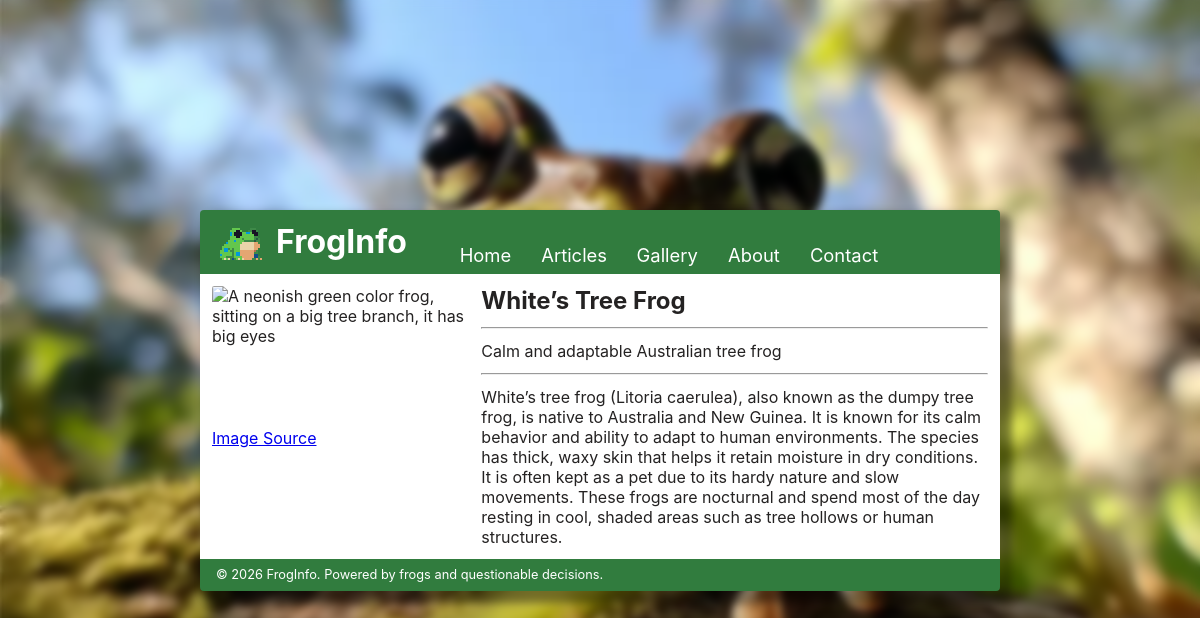
/app/views/content/DIRECTORY/content/article?exec_action=view&id=5, run on the app's committed database.
### tables this page shows
CREATE TABLE frog_articles (
    id INTEGER PRIMARY KEY AUTOINCREMENT,
    title TEXT NOT NULL,
    content TEXT NOT NULL,
    description TEXT NOT NULL,
    viewed_count INTEGER DEFAULT 0,
    image_description TEXT NULL,
    image_source TEXT NULL,
    image TEXT NULL
);

### lib/web-runtime/src/core/router.php (called while the page is built, shortened)
<?php
final class RouteDisplay {
    public function handle(Response $response): void {
        $data = $response->data;
        require $response->response_path;
        exit;
    }
}
?>

### lib/web-runtime/WebRuntime.php (called while the page is built, shortened)
<?php
require_once __DIR__."/src/core/context.php";
require_once __DIR__."/src/core/router.php";
final class WebRuntime {
    public function execute(): void {
        $registry = new RouteRegistry($this->views_dir, $this->base_url, $this->baseuri);
        $route_display = new RouteDisplay();
        $actions = new Actions($this->actions);
        $registry->scan();
        $request = new Request();
        $response_path = $registry->route($request);
        $response = $actions->execute($request, $response_path);
        $route_display->handle($response);
    }
}
?>

### index.php (called while the page is built, shortened)
<?php
require_once __DIR__."/lib/web-runtime/WebRuntime.php";
require_once __DIR__."/app/src/actions.php";
$webruntime = new WebRuntime("ita25siska.ita.voco.ee", __DIR__."/app/views", DIRECTORY, debug_mode: true, actions: [
    new Action("search", ActionType::GET, fn(Request $request) => UnifiedActions::handle_search($request)),
    new Action("view", ActionType::GET, fn(Request $request) => UnifiedActions::view_article($request)),
]);
$webruntime->execute();
?>

### app/src/datastore.php (called while the page is built, shortened)
<?php
final class DataStore {
    private PDO $pdo;
    public function __construct(){
        try {
            $this->pdo = new \PDO("sqlite:".self::DATABASE_LOCATION);
            $this->pdo->exec(file_get_contents(self::DATABASE_SCHEMA));
            $this->pdo->setAttribute(PDO::ATTR_TIMEOUT, 30);
        } catch(\PDOException $e) {
            echo $e->getMessage();
            die(1);
        }
    }
    public function get_frog_by_id(int $id): array|bool {
        $stmt = $this->pdo->prepare("SELECT * FROM frog_articles WHERE id = ?");
        $stmt->execute([(int) $id]);
        return $stmt->fetch(PDO::FETCH_ASSOC);
    }
}
?>

### app/src/actions.php (called while the page is built, shortened)
<?php
require_once "./app/src/datastore.php";
final class UnifiedActions {
    public static function view_article(Request $request): Response {
        $datastore = new DataStore();
        $result = $datastore->get_frog_by_id((int) $request->get["id"]);
        return new Response(200, "./app/views/content/article.php", ["found_result" => true, "result" => $result]);
    }
}
?>

### lib/web-runtime/src/core/action_handler.php (called while the page is built, shortened)
<?php
final class Actions {
    public function execute(Request $request, ?string $response_path): Response {
        if ($request->method === "POST") {$data = $request->post;}
        else {$data = $request->get;}
        foreach($this->actions as $action) {
            if ($action->name === $data["exec_action"] and $action->type->value === $request->method) {
                $func = $action->func;
                $action_result = $func($request);
                return new Response($action_result->http_response_code, $action_result->response_path ?? $response_path, $action_result->data);
            }
        }
        return new Response(302, DIRECTORY."/error", ["msg" => "Error 404, requested action not found"]);
    }
}
?>

### lib/web-runtime/src/core/context.php (called while the page is built, shortened)
<?php
final readonly class Request {
    public function __construct() {
        $this->get = $_GET;
    }
}
?>

### app/views/content/article.php (the view, shortened to what this page needs)
<?php
$data = $data ?? [];
include __DIR__."/../../static/templates/page_start.php";
?>
<?php if(($data["found_result"] ?? false)): ?>
    <section class="article_content">
        <div class="card">
            <img src='<?= $data["result"]["image"] ?? (DIRECTORY."/app/static/assets/broken_image.png") ?>' alt='<?= $data["result"]["image_description"] ?? "Failed to load image description" ?>' class='card_image'>
            <a href="<?= ($data["result"]["image_source"] ?? $data["result"]["image"]) ?? "/error" ?>" target="_blank">Image Source</a>
        </div>
        <div>
            <h2><?= $data["result"]["title"] ?? "Failed to load title" ?></h2>
            <hr class="separator">
            <p><?= $data["result"]["description"] ?? "Failed to load description" ?></p>
            <hr class="separator">
            <p><?= $data["result"]["content"] ?? "Failed to load content" ?></p>
        </div>
    </section>
<?php else:?>
    <p>Whoops, there's nothing here</p>
    <img src="<?= DIRECTORY ?>/app/static/assets/error_duck.webp" alt="A yellow duckling" width="128" height="128">
<?php endif; ?>
<?php
include __DIR__."/../../static/templates/page_end.php";
?>

### app/static/stylesheet.css (style rules this page uses)
.article .article_content { display: grid; gap: 1rem; grid-template-columns: 0.5fr 1fr; grid-template-rows: 1fr; }
.article .article_content .card { box-shadow: none; }

### app/static/common.css (style rules this page uses)
:root { --text-color: rgb(36, 34, 34); --primary-color: rgb(49, 124, 62); --secondary-color: rgb(128, 128, 128); --button-hover-color: rgba(255, 255, 255, 0.2); }
html, body { min-height: 100%; color: var(--text-color); font-family: "Inter", sans-serif; min-height: 100vh; font-size: 16px; }
* { margin: 0; padding: 0; box-sizing: border-box; }
h2 { margin-bottom: 0.2rem; }
body { background-image: url("./assets/frog_background.webp"); background-attachment: fixed; background-position: center; background-repeat: no-repeat; background-size: cover; }

### app/static/reusables.css (style rules this page uses)
.separator { margin: 0.75rem 0rem 0.75rem 0rem; color: var(--secondary-color); }
.card { display: flex; flex-direction: column; height: 100%; overflow: hidden; border-radius: 0.15rem; outline: 0.1rem solid transparent; transition: transform 0.15s, outline 0.15s; box-shadow: 0 0.25rem 0.75rem rgba(0, 0, 0, 0.15); }
.card .card_image { aspect-ratio: 16 / 9; width: 100%; display: block; object-fit: cover; }

### data on the page
frog_articles: title "White’s Tree Frog", description "Calm and adaptable Australian tree frog", content "White’s tree frog (Litoria caerulea), also known as the dumpy tree frog, is native to Australia and New Guinea. It is known for its calm behavior and ability to adapt to human environments. The species has thick, waxy skin that helps it retain moisture in dry conditions. It is often kept as a pet due to its hardy nature and slow movements. These frogs are nocturnal and spend most of the day resting in cool, shaded areas such as tree hollows or human structures."
